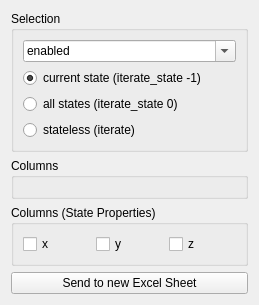
<?xml version="1.0" encoding="UTF-8"?>
<ui version="4.0">
 <class>widget</class>
 <widget class="QWidget" name="widget">
  <property name="geometry">
   <rect>
    <x>0</x>
    <y>0</y>
    <width>259</width>
    <height>289</height>
   </rect>
  </property>
  <property name="windowTitle">
   <string notr="true">Excel Exporter</string>
  </property>
  <layout class="QVBoxLayout" name="verticalLayout">
   <item>
    <widget class="QGroupBox" name="groupBox_2">
     <property name="title">
      <string notr="true">Selection</string>
     </property>
     <layout class="QVBoxLayout" name="verticalLayout_2">
      <item>
       <widget class="QComboBox" name="input_sele">
        <property name="editable">
         <bool>true</bool>
        </property>
        <item>
         <property name="text">
          <string notr="true">enabled</string>
         </property>
        </item>
        <item>
         <property name="text">
          <string notr="true">all</string>
         </property>
        </item>
       </widget>
      </item>
      <item>
       <widget class="QRadioButton" name="radioButton_2">
        <property name="text">
         <string notr="true">current state (iterate_state -1)</string>
        </property>
        <property name="checked">
         <bool>true</bool>
        </property>
        <attribute name="buttonGroup">
         <string notr="true">input_state</string>
        </attribute>
       </widget>
      </item>
      <item>
       <widget class="QRadioButton" name="radioButton_3">
        <property name="text">
         <string notr="true">all states (iterate_state 0)</string>
        </property>
        <attribute name="buttonGroup">
         <string notr="true">input_state</string>
        </attribute>
       </widget>
      </item>
      <item>
       <widget class="QRadioButton" name="radioButton">
        <property name="text">
         <string notr="true">stateless (iterate)</string>
        </property>
        <attribute name="buttonGroup">
         <string notr="true">input_state</string>
        </attribute>
       </widget>
      </item>
     </layout>
    </widget>
   </item>
   <item>
    <widget class="QGroupBox" name="groupBox">
     <property name="title">
      <string notr="true">Columns</string>
     </property>
     <layout class="QGridLayout" name="gridLayout"/>
    </widget>
   </item>
   <item>
    <widget class="QGroupBox" name="groupBox_3">
     <property name="title">
      <string notr="true">Columns (State Properties)</string>
     </property>
     <layout class="QGridLayout" name="gridLayout_2">
      <item row="0" column="2">
       <widget class="QCheckBox" name="check_z">
        <property name="text">
         <string notr="true">z</string>
        </property>
       </widget>
      </item>
      <item row="0" column="0">
       <widget class="QCheckBox" name="check_x">
        <property name="text">
         <string notr="true">x</string>
        </property>
       </widget>
      </item>
      <item row="0" column="1">
       <widget class="QCheckBox" name="check_y">
        <property name="text">
         <string notr="true">y</string>
        </property>
       </widget>
      </item>
     </layout>
    </widget>
   </item>
   <item>
    <widget class="QPushButton" name="button_ok">
     <property name="text">
      <string notr="true">Send to new Excel Sheet</string>
     </property>
    </widget>
   </item>
  </layout>
 </widget>
 <resources/>
 <connections>
  <connection>
   <sender>radioButton</sender>
   <signal>toggled(bool)</signal>
   <receiver>groupBox_3</receiver>
   <slot>setDisabled(bool)</slot>
   <hints>
    <hint type="sourcelabel">
     <x>35</x>
     <y>111</y>
    </hint>
    <hint type="destinationlabel">
     <x>75</x>
     <y>207</y>
    </hint>
   </hints>
  </connection>
 </connections>
 <buttongroups>
  <buttongroup name="input_state"/>
 </buttongroups>
</ui>
